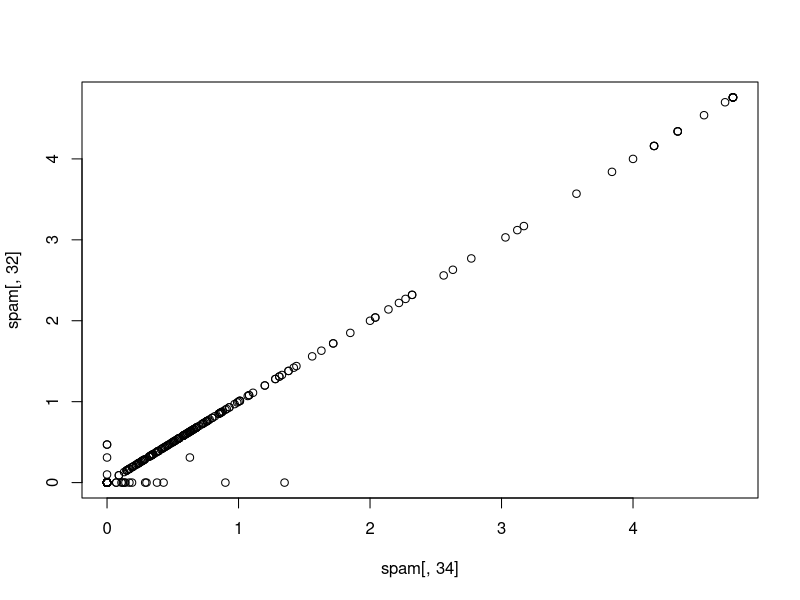
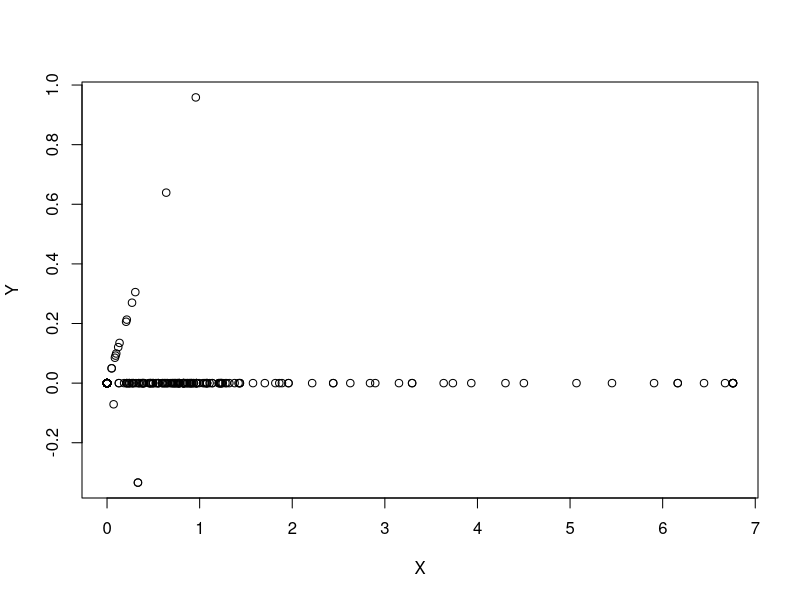
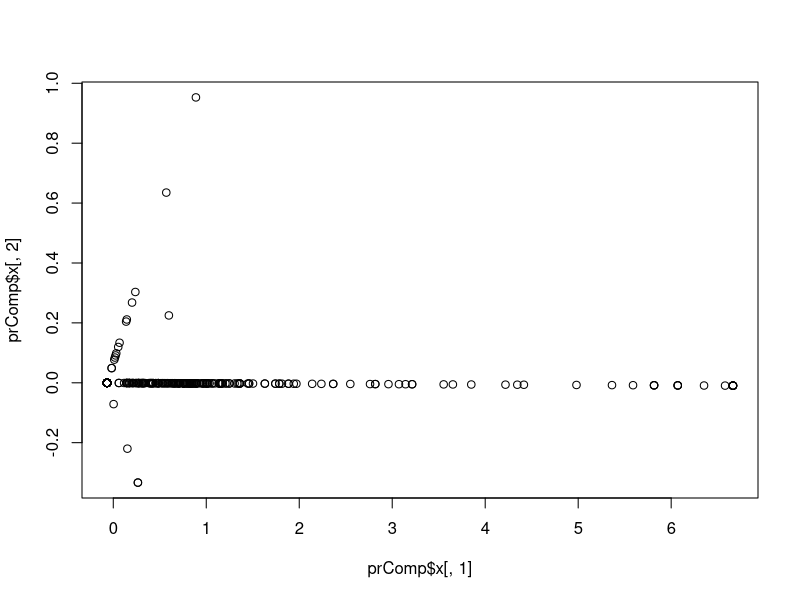
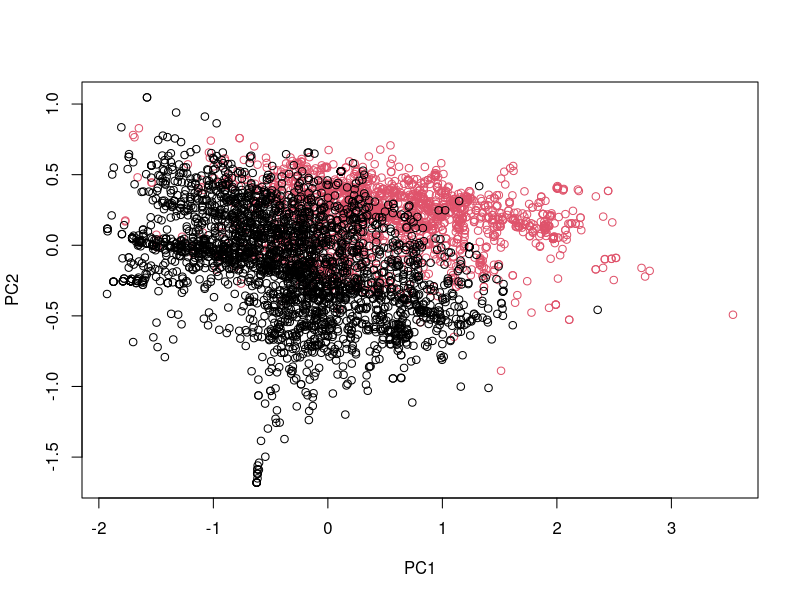
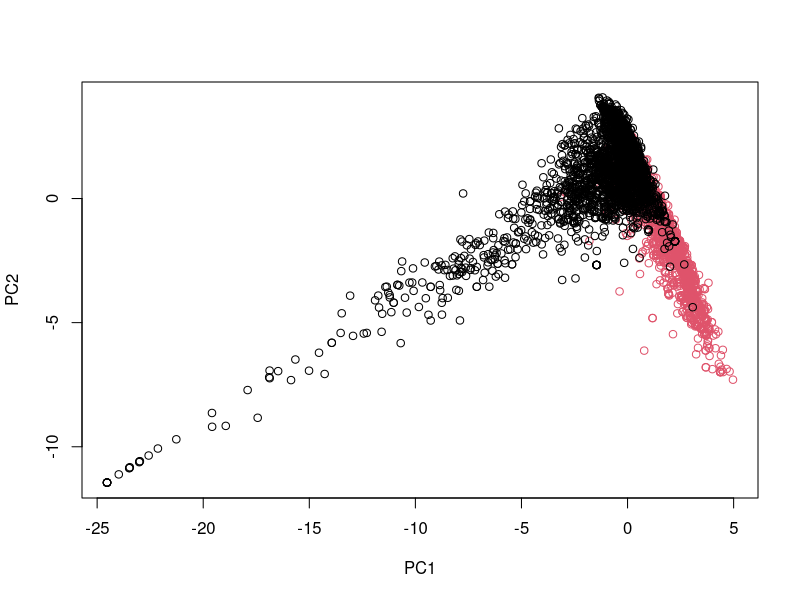

The R source for these figures, in order:
# Coursera: Practical Machine learning
# Script from course commented by Alexander Buschle

rm(list = ls())

# Week 2 - Lecture 7 - Preprocessing with principal component analysis  ####

# Correlated predictors 

library(caret)
library(kernlab)
data(spam)

inTrain <- createDataPartition(y = spam$type, p = 0.75, list = FALSE)

training <- spam[inTrain, ]
testing <- spam[-inTrain, ]

# leave out the 58th column, because this is the outcome (spam, nonspam)
M <- abs(cor(training[, -58]))
# cor: calculates the correlation between all these columns
# abs: absolute value 

# set selfcorrelation to 0, because we are not interested in this
diag(M) <- 0

# here you check which variables have a high correlation with each other

which(M > 0.8, arr.ind = T)

# row col
# num857  32  31
# num415  34  31
# telnet  31  32
# num415  34  32    <- this comes up in the example
# direct  40  32
# telnet  31  34
# num857  32  34    <- this comes up in the example
# direct  40  34
# num857  32  40
# num415  34  40

# in this case higher 0.8
# arr.ind: does not give the absoute position, but the position within the matrix





# Correlated predictions

names(spam)[c(34, 32)]
# [1] "num415" "num857"

# this is to check, if they are really highly correlated
plot(spam[, 34], spam [, 32])







# We could rotate the plot

# adding up the variables
X <- 0.71 * training$num415 + 0.71 * training$num857
# becomes the x-axis


# subtracting the variables
Y <- 0.71 * training$num415 - 0.71 * training$num857
# becomes the y-axis

# plotting
plot(X,Y)





# Principal components in R - prcomp

# make a small data set with the two values we found before to be highly correlated
smallSpam <- spam[, c(34, 32)]

# make principle component analysis
prComp <- prcomp(smallSpam)

# plot first against second principle component
plot(prComp$x[, 1], prComp$x[, 2])


# here you get a rotation matrix
# -> tells you how it is summing up the rotation matrix

prComp$rotation
#           PC1        PC2
# num415 0.7080625  0.7061498
# num857 0.7061498 -0.7080625

# the first PCA component explains the most variability -> in this case the sum of the two variables
# the second PCA component explains the most variability -> in this case the difference between the two variables





# PCA on SPAM data

# set the color for spam and nonspam
typeColor <- ((spam$type == "spam") * 1 + 1)

# calculate the PCA for all the variable expect spam
prComp <- prcomp(log10(spam[, -58] + 1))
# add 1 to make them look more gaussian and make sure there are not negative values for the log10 transformation 

# plot the first against the second PCA component
plot(prComp$x[, 1], prComp$x[, 2], col = typeColor, xlab = "PC1", ylab = "PC2")



# PC1 explains the most variation in the data
# it will be a quite complex thing, because it is build out of 57 variables

# PC2 explains the second most variation in the data
# PC3 ....

# -> this way you can reduce the size of your data set while still capturing a large amount of variation:
# this is a idea behind feature creation



# PCA with caret

# preprocces
preProc <- preProcess(log10(spam[, -58] + 1), method = "pca", pcaCom = 2)

# predict
spamPC <- predict(preProc, log10(spam[, -58] + 1))

# plot
plot(spamPC[, 1], spamPC[, 2], col = typeColor, xlab = "PC1", ylab = "PC2")






# Preprocessing with PCA
# install.packages("randomForest")
library(randomForest)

# preprocces
preProc <- preProcess(log10(training[, -58] + 1), method = "pca", pcaComp = 2)

# predict
trainPC <- predict(preProc, log10(training[, -58] + 1))

# fit the model
# modelFit <- train(training$type ~., method = "glm", data = trainPC)
# code does not work like this
modelFit <- train(x = trainPC, y = training$type, method = "glm")

# it related the training set variable "type" to the principle components: data = trainPC


# once again, in the test set, you have to use the same principal components (preProc) from the training set

testPC <- predict(preProc, log10(testing[, -58] + 1))

# here you predict
confusionMatrix(testing$type, predict(modelFit, testPC))
# modelFit: comes from the training set
# testPC: come from the testing set
# confusionMatrix: from caret package to get the accuracy
# testing$type: 

# Confusion Matrix and Statistics
# 
# Reference
# Prediction nonspam spam
# nonspam     641   56
# spam         74  379
# 
# Accuracy : 0.887       <- high accuracy even though we have a low number of principal components
                        # PCA can reduce number of variables, but maintain accuracy
# 95% CI : (0.8672, 0.9047)
# No Information Rate : 0.6217          
# P-Value [Acc > NIR] : <2e-16          
# 
# Kappa : 0.7616          
# 
# Mcnemar's Test P-Value : 0.136           
# 
# Sensitivity : 0.8965          
# Specificity : 0.8713          
# Pos Pred Value : 0.9197          
# Neg Pred Value : 0.8366          
# Prevalence : 0.6217          
# Detection Rate : 0.5574          
# Detection Prevalence : 0.6061          
# Balanced Accuracy : 0.8839          
# 
# 'Positive' Class : nonspam   








# Alternative (sets # of PCs)
# you can also build in the predict function directly in the training model instead of using it separately

modelFit <- train(x = training, y = training$type, method = "glm", preProcess = "pca")
# train function: from caret package
# x = training: your training set
# y= training$type: what you are training for
# preProcess: preprocessing PCA will be done as part of the training process


confusionMatrix(testing$type, predict(modelFit, testing))

# Confusion Matrix and Statistics
# 
# Reference
# Prediction nonspam spam
# nonspam     697    0
# spam          0  453
# 
# Accuracy : 1          
# 95% CI : (0.9968, 1)
# No Information Rate : 0.6061     
# P-Value [Acc > NIR] : < 2.2e-16  
# 
# Kappa : 1          
# 
# Mcnemar's Test P-Value : NA         
# 
# Sensitivity : 1.0000     
# Specificity : 1.0000     
# Pos Pred Value : 1.0000     
# Neg Pred Value : 1.0000     
# Prevalence : 0.6061     
# Detection Rate : 0.6061     
# Detection Prevalence : 0.6061     
# Balanced Accuracy : 1.0000     
# 
# 'Positive' Class : nonspam 
